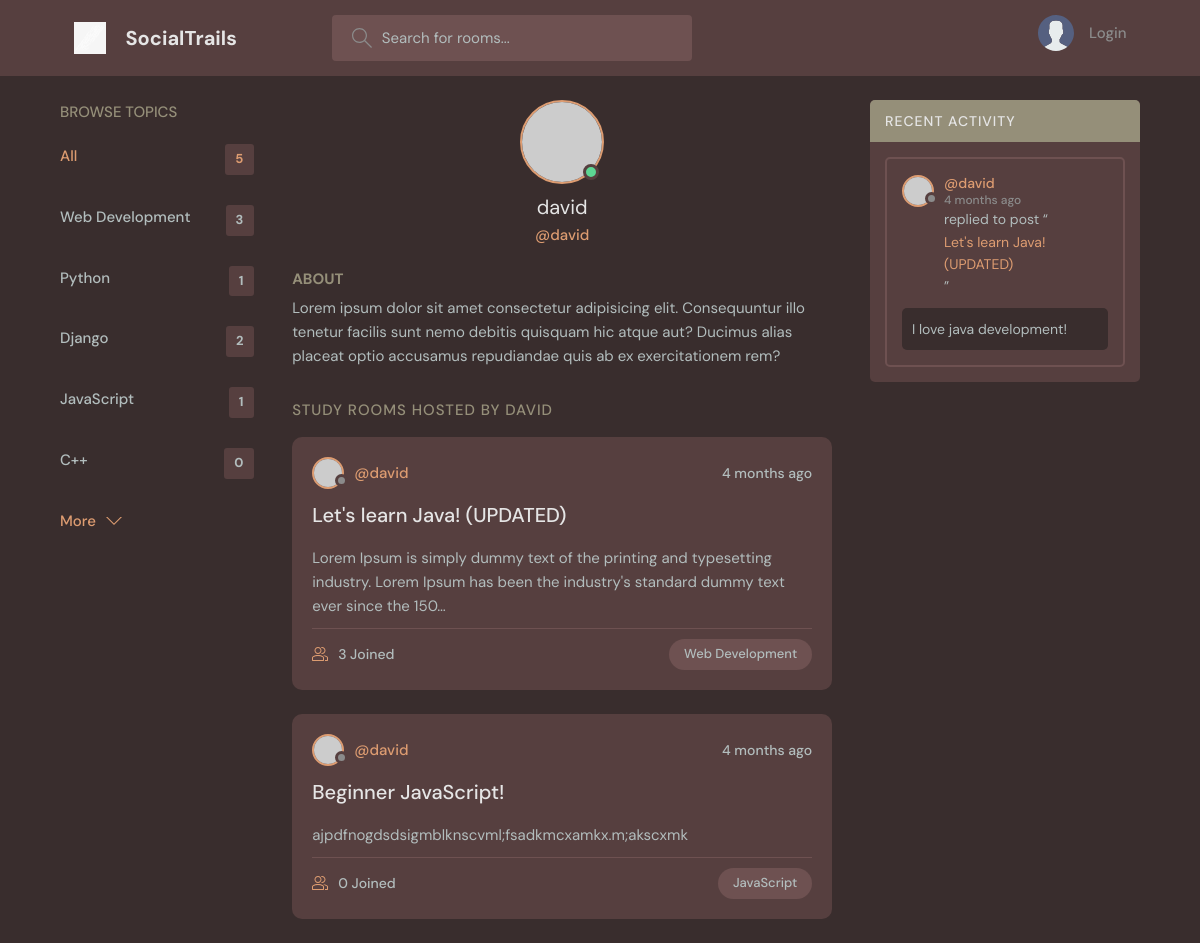
The app's page /profile/2/ with its own data.
### base/models.py (models this page shows, shortened)
class Topic(models.Model):
    name = models.CharField(max_length=200)

class Room(models.Model):
    host = models.ForeignKey(User, on_delete=models.SET_NULL, null=True)
    topic = models.ForeignKey(Topic, on_delete=models.SET_NULL, null=True)
    name = models.CharField(max_length=200)
    description = models.TextField(null=True, blank=True)
    participants = models.ManyToManyField(User, related_name="participants", blank=True)
    updated = models.DateTimeField(auto_now=True)
    created = models.DateTimeField(auto_now_add=True)
    class Meta:
        ordering = ['-updated', '-created']
    def __str__(self):
        return self.name

class Message(models.Model):
    user = models.ForeignKey(User, on_delete=models.CASCADE)
    room = models.ForeignKey(Room, on_delete=models.CASCADE)
    body = models.TextField()
    updated = models.DateTimeField(auto_now=True)
    created = models.DateTimeField(auto_now_add=True)
    class Meta:
        ordering = ['-updated', '-created']
    def __str__(self):
        return self.body[0:50]

### base/views.py (the view)
# urls.py: path('profile/<str:pk>/', views.userProfile, name="user-profile"),
def userProfile(request, pk):
    user = User.objects.get(id=pk)
    rooms = user.room_set.all()
    topics = Topic.objects.all()
    room_messages = user.message_set.all()
    context = {'user': user, 'topics': topics, 'rooms': rooms, 'room_messages': room_messages}
    return render(request, 'base/profile.html', context)

### base/templates/base/profile.html (shortened to what this page needs)
{% extends 'main.html' %} {% block content %}
  <main class="profile-page layout layout--3">
    <div class="container">
    {% include 'base/topics_component.html' %}
      <div class="roomList">
        <div class="profile">
          <div class="profile__avatar">
            <div class="avatar avatar--large active">
              <img src="https://randomuser.me/api/portraits/men/11.jpg" />
            </div>
          </div>
          <div class="profile__info">
            <h3>{{user.username}}</h3>
            <p>@{{user.username}}</p>
        </div>
          <div class="profile__about">
            <h3>About</h3>
            <p>
              Lorem ipsum dolor sit amet consectetur adipisicing elit. Consequuntur illo tenetur
              facilis sunt nemo debitis quisquam hic atque aut? Ducimus alias placeat optio
              accusamus repudiandae quis ab ex exercitationem rem?
            </p>
          </div>
        </div>
        <div class="roomList__header">
          <div>
            <h2>Study Rooms Hosted by {{user.username}}</a>
            </h2>
          </div>
        </div>
        {% include 'base/feed_component.html' %}
      </div>
      {% include 'base/activity_component.html' %}
    </div>
  </main>
  {% endblock %}

### base/templates/base/topics_component.html
<div class="topics">
  <div class="topics__header">
    <h2>Browse Topics</h2>
  </div>
  <ul class="topics__list">
    <li>
      <a href="{% url 'home' %}" class="active"
        >All <span>{{topics.count}}</span></a
      >
    </li>
    {% for topic in topics %}
    <li>
      <a href="{% url 'home' %}?q={{topic.name}}"
        >{{ topic.name }} <span>{{topic.room_set.all.count}}</span></a
      >
    </li>
    {% endfor %}
  </ul>
  <a class="btn btn--link" href="topics.html">
    More
    <svg
      version="1.1"
      xmlns="http://www.w3.org/2000/svg"
      width="32"
      height="32"
      viewBox="0 0 32 32"
    >
      <title>chevron-down</title>
      <path d="M16 21l-13-13h-3l16 16 16-16h-3l-13 13z"></path>
    </svg>
  </a>
</div>

### base/templates/base/feed_component.html (shortened to what this page needs)
{% for room in rooms %}
<div class="roomListRoom">
  <div class="roomListRoom__header">
    <a
      href="{% url 'user-profile' room.host.id %}"
      class="roomListRoom__author"
    >
      <div class="avatar avatar--small">
        <img src="https://randomuser.me/api/portraits/women/11.jpg" />
      </div>
      <span>@{{room.host.username}}</span>
    </a>
    <div class="roomListRoom__actions">
      <span>{{room.created|timesince}} ago</span>
    </div>
  </div>
  <div class="roomListRoom__content">
    <a href="{% url 'room' room.id %}">{{room.name}} </a>
    <p>{{room.description|truncatechars:150}}</p>
  </div>
  <div class="roomListRoom__meta">
    <a href="{% url 'room' room.id %}" class="roomListRoom__joined">
      {{room.participants.all.count}} Joined
    </a>
    <p class="roomListRoom__topic">{{room.topic.name}}</p>
  </div>
</div>
{% endfor %}

### base/templates/base/activity_component.html (shortened to what this page needs)
<div class="activities">
  <div class="activities__header">
    <h2>Recent Activity</h2>
  </div>
  {% for message in room_messages|slice:":3" %}
  <div class="activities__box">
    <div class="activities__boxHeader roomListRoom__header">
      <a
        href="{% url 'user-profile' message.user.id %}"
        class="roomListRoom__author"
      >
        <div class="avatar avatar--small">
          <img src="https://randomuser.me/api/portraits/women/11.jpg" />
        </div>
        <p>
          @{{message.user.username}}
          <span>{{message.created|timesince}} ago</span>
        </p>
      </a>
    </div>
    <div class="activities__boxContent">
      <p>
        replied to post “<a href="{% url 'room' message.room.id %}"
          >{{message.room}}</a
        >”
      </p>
      <div class="activities__boxRoomContent">{{message}}</div>
    </div>
  </div>
  {% endfor %}
</div>

### records on screen
Topic: name "Web Development", room_set.all.count "3"
Topic: name "Python", room_set.all.count "1"
Topic: name "Django", room_set.all.count "2"
Topic: name "JavaScript", room_set.all.count "1"
Topic: name "C++", room_set.all.count "0"
Room: host.username "david", created "4 months", name "Let's learn Java! (UPDATED)", description "Lorem Ipsum is simply dummy text of the printing and typesetting industry. Lorem Ipsum has been the industry's standard dummy text ever since the 150…", participants.all.count "3", topic.name "Web Development"
Room: host.username "david", created "4 months", name "Beginner JavaScript!", description "ajpdfnogdsdsigmblknscvml;fsadkmcxamkx.m;akscxmk", participants.all.count "0", topic.name "JavaScript"
Message: user.username "david", created "4 months", room "Let's learn Java! (UPDATED)", body "I love java development!"

### other values on screen
{{ topics.count }} "5"
{{ user.username }} "david"
{{ user.username }} "DAVID"
